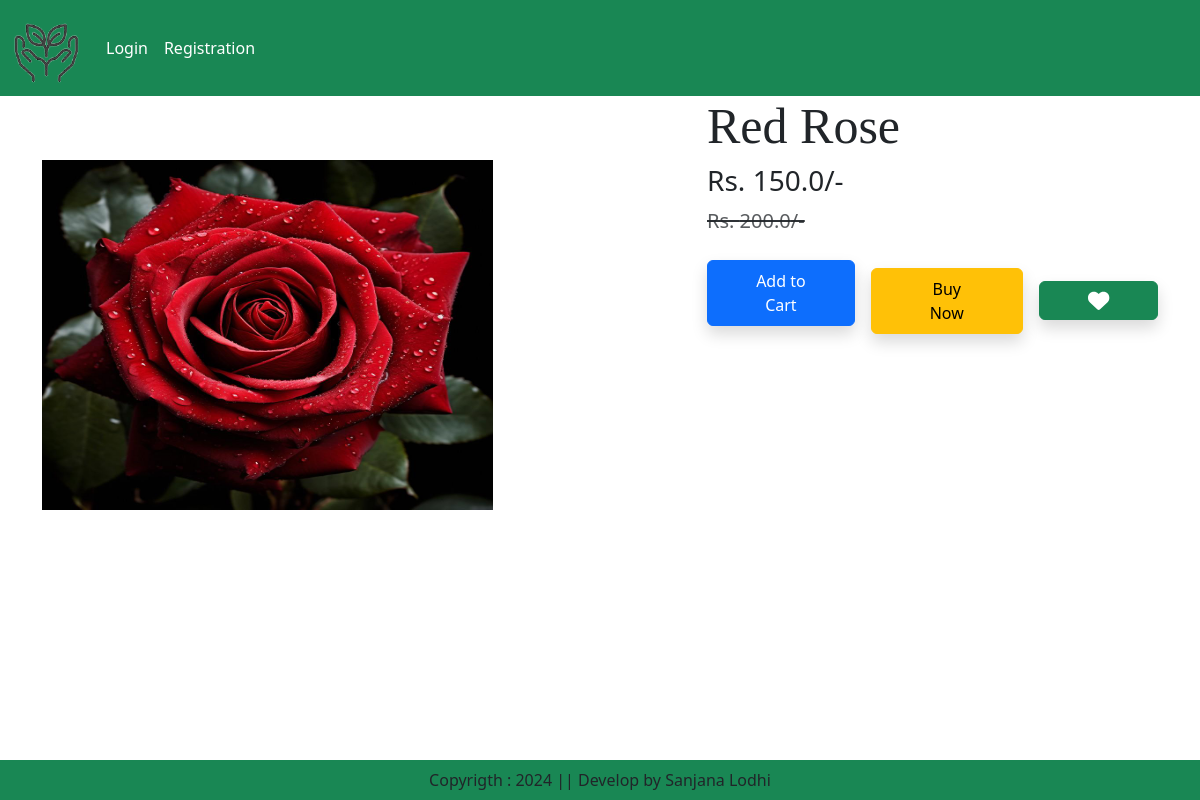
The page /product-detail/7 on the database its author committed.
### Home_App/models.py (models this page shows, shortened)
class Product(models.Model):
    title=models.CharField(max_length=100)
    selling_price=models.FloatField()
    discount_price=models.FloatField()
    category=models.CharField(choices=CATEGORY_CHOICES,max_length=9)
    product_image = models.ImageField(upload_to='product')

### Home_App/views.py (the view)
# urls.py: path('product-detail/<int:pk>',views.ProductDetail.as_view(),name="product-detail"),
class ProductDetail(View):
    def get(self,request,pk):
        product=Product.objects.get(pk=pk)
        return render(request,"productdetail.html",locals())

### Home_App/templates/productdetail.html (shortened to what this page needs)
{% extends 'base.html' %}
{% load static %}
{% block main-content %}
    <div class="container">
        <div class="row flex justify-content-between">
            <div class="img2 col-lg-5 mt-5">
                <img src="{{product.product_image.url}}"
                     class="image col-xs-6 col-sm-12 col-lg-12 mt-3 text-sm-center w-100 h-75"
                     alt="">
            </div>
            <div class="productdetail col-lg-5">
                <h1 style="font-family: Georgia; font-size: 50px;">{{product.title}}</h1>
                <h3>Rs. {{product.discount_price}}/-</h3>
                <small class="text-decoration-line-through text-muted fs-5">
                    <del>Rs. {{product.selling_price}}/-</del>
                </small>
                <div class="mt-4 d-flex align-items-center">
                    <form action="/add-to-cart" class="d-inline">
                        <button type="submit" class="btn btn-primary shadow px-5 py-2">Add to Cart</button>
                    </form>
                    <a href="{% url 'showcart' %}" class="btn btn-warning shadow px-5 py-2 ms-3">Buy Now</a>
                    {% if wishlist %}
                        <a pid="{{product.id}}" class="minus-wishlist btn btn-danger shadow px-5 py-2 ms-3">
                            <i class="fas fa-heart fa-lg"></i>
                        </a>
                    {% else %}
                        <a pid="{{product.id}}" class="plus-wishlist btn btn-success shadow px-5 py-2 ms-3">
                            <i class="fas fa-heart fa-lg"></i>
                        </a>
                    {% endif %}
                </div>
            </div>
        </div>
    </div>
{% endblock main-content %}

### rows shown on the page
Product: product_image (picture), title "Red Rose", discount_price "150.0", selling_price "200.0"
